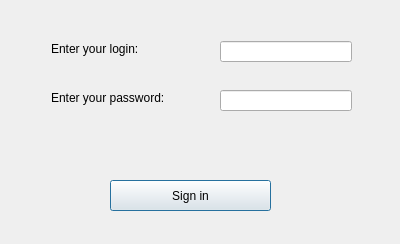
<?xml version="1.0" encoding="UTF-8"?>
<ui version="4.0">
 <class>Dialog</class>
 <widget class="QDialog" name="Dialog">
  <property name="geometry">
   <rect>
    <x>0</x>
    <y>0</y>
    <width>400</width>
    <height>244</height>
   </rect>
  </property>
  <property name="windowTitle">
   <string>Dialog</string>
  </property>
  <widget class="QLabel" name="label">
   <property name="geometry">
    <rect>
     <x>51</x>
     <y>41</y>
     <width>121</width>
     <height>16</height>
    </rect>
   </property>
   <property name="text">
    <string>Enter your login: </string>
   </property>
  </widget>
  <widget class="QLabel" name="label_2">
   <property name="geometry">
    <rect>
     <x>51</x>
     <y>90</y>
     <width>121</width>
     <height>16</height>
    </rect>
   </property>
   <property name="text">
    <string>Enter your password: </string>
   </property>
  </widget>
  <widget class="QLineEdit" name="lineEdit">
   <property name="geometry">
    <rect>
     <x>220</x>
     <y>41</y>
     <width>132</width>
     <height>21</height>
    </rect>
   </property>
  </widget>
  <widget class="QLineEdit" name="lineEdit_2">
   <property name="geometry">
    <rect>
     <x>220</x>
     <y>90</y>
     <width>132</width>
     <height>21</height>
    </rect>
   </property>
  </widget>
  <widget class="QPushButton" name="pushButton">
   <property name="geometry">
    <rect>
     <x>110</x>
     <y>180</y>
     <width>161</width>
     <height>31</height>
    </rect>
   </property>
   <property name="text">
    <string>Sign in</string>
   </property>
  </widget>
 </widget>
 <resources/>
 <connections/>
</ui>
